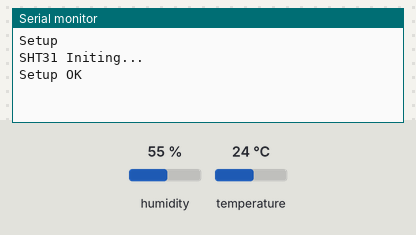
This sketch was run on a simulated ESP8266 (NodeMCU). Parts: the last lines printed to the serial monitor. Inputs (shaded band) come from the test bench; at power-on: humidity 55 %, temperature 24 °C. WiFi joins after 1.5 s; servers stay silent unless stated.

Above: at 3.0 s.
3.1 s: humidity set to 22 %
At 7.2 s:
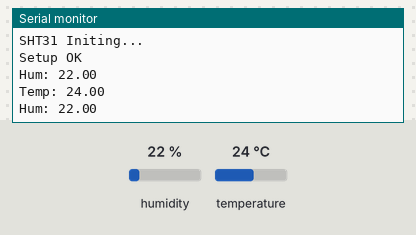
8.3 s: temperature set to 12 °C
9.8 s: humidity set to 40 %
At 12.2 s:
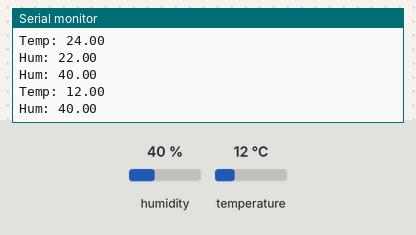

The sketch:

Andres_Blink.ino
```cpp
// (licence header left out)
/* Comment this out to disable prints and save space */
#define BLYNK_PRINT Serial

#include <Wire.h>
#include "Adafruit_SHT31.h"


#include <ESP8266WiFi.h>
#include <BlynkSimpleEsp8266.h>

// You should get Auth Token in the Blynk App.
// Go to the Project Settings (nut icon).
char auth[] = "g4HK21Y2NyNNRdiO24nJUGDRmJZrUbHS";

// Your WiFi credentials.
// Set password to "" for open networks.
char ssid[] = "MIGUELANGEL";
char pass[] = "administrador5612";

BlynkTimer timer;

Adafruit_SHT31 sht31 = Adafruit_SHT31();


void setup()
{
  // Debug console
  Serial.begin(9600);
  Serial.println("Setup");
  Serial.println("SHT31 Initing...");
  if (! sht31.begin(0x44)) {   // Set to 0x45 for alternate i2c addr
    Serial.println("Couldn't find SHT31");
    while (1) delay(1);
  }
  Blynk.begin(auth, ssid, pass);
  // You can also specify server:
  //Blynk.begin(auth, ssid, pass, "blynk-cloud.com", 80);
  //Blynk.begin(auth, ssid, pass, IPAddress(192,168,1,100), 8080);
  Serial.println("Setup OK");
  // Setup a function to be called every second
  timer.setInterval(5000L, sendSensor);
}

void loop()
{
  Blynk.run();
  timer.run();
}

// This function sends Arduino's up time every second to Virtual Pin (5).
// In the app, Widget's reading frequency should be set to PUSH. This means
// that you define how often to send data to Blynk App.
void sendSensor()
{
  float t = sht31.readTemperature();
  float h = sht31.readHumidity();Serial.println("Hum: " + String(h));
  Serial.println("Temp: " + String(t));
  Serial.println("Hum: " + String(h));


  if (isnan(h) || isnan(t)) {
    Serial.println("Failed to read from DHT sensor!");
    return;
  }

  // You can send any value at any time.
  // Please don't send more that 10 values per second.
  Blynk.virtualWrite(V5, h);
  Blynk.virtualWrite(V6, t);
}
```

Measured:
- after the input at 3.1 s, the serial monitor: prints a new line after 3.7 s (image 1)
- after the input at 9.8 s, the serial monitor: prints a new line after 2.0 s (image 2)
